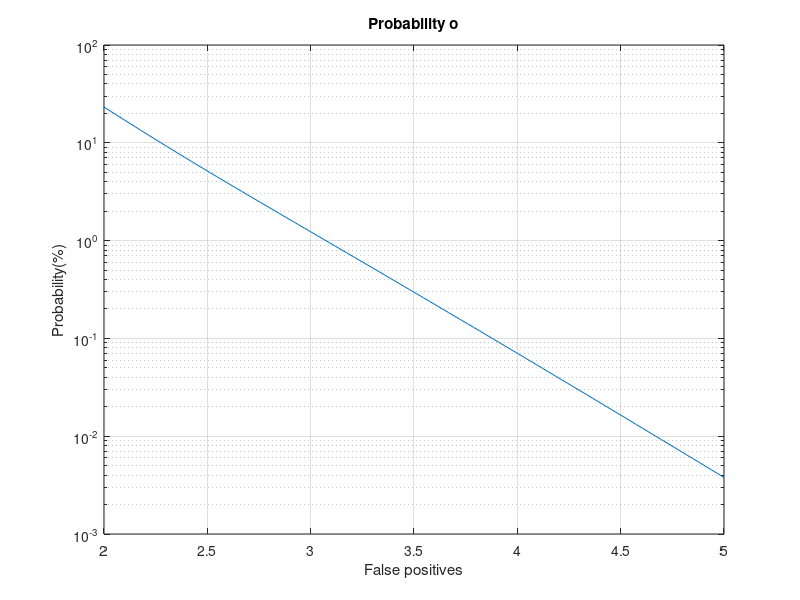
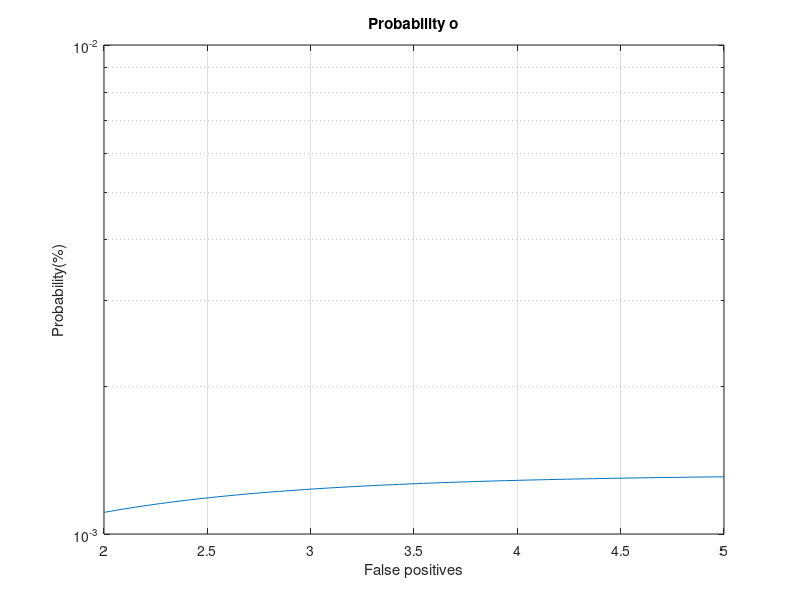

MATLAB code to generate these figures, in order:
% Exercise: Consider again the wireless link between two stations of the 
% previous Task 4. 
% Consider now that the two stations run an interference detection system 
% that works as follows: the stations exchange from time to time a set of n 
% consecutive control frames (each frame with a size of B = 64 Bytes) and 
% the stations decide that the link:
%   - is in the interference state when all n control frames are received 
%   with errors and
%   - is in the normal station if at least one of the n control frames is 
%   received without errors.

% Consider the following definitions:
%   - a false positive is when a station decides wrongly that the link is in 
%   interference state (i.e., it receives the n control frames with error and 
%   the link is in the normal state)
%   - a false negative is when a station decides wrongly that the link is in 
%   the normal state (i.e., at least one of the n control frames is received 
%   without errors and the link is in the interference state)

% 5.a. Draw a plot using a logarithmic scale for the Y-axis (use the MATLAB 
% function semilogy) with the probability of false positives for n = 2, 3, 
% 4 and 5. Analyze and justify the results.
% vetor x
n = linspace(2,5);

% Probabilidade de cada estado normal e em interferencia
P1=1/(1+(8/600)+((8/600)*(5/200))+((8/600)*(5/200)*(2/50))+((8/600)*(5/200)*(2/50)*(1/5)))
P2=(8/600)/(1+(8/600)+((8/600)*(5/200))+((8/600)*(5/200)*(2/50))+((8/600)*(5/200)*(2/50)*(1/5)))
P3=((8/600)*(5/200))/(1+(8/600)+((8/600)*(5/200))+((8/600)*(5/200)*(2/50))+((8/600)*(5/200)*(2/50)*(1/5)))
P4=((8/600)*(5/200)*(2/50))/(1+(8/600)+((8/600)*(5/200))+((8/600)*(5/200)*(2/50))+((8/600)*(5/200)*(2/50)*(1/5)))
P5=((8/600)*(5/200)*(2/50)*(1/5))/(1+(8/600)+((8/600)*(5/200))+((8/600)*(5/200)*(2/50))+((8/600)*(5/200)*(2/50)*(1/5)))

% probabilidade de cada estado ter erro
% probabilidade de um pacote chegar com erros para P1
p = 10^-6
ac1=(1*(p^0)*((1-p).^((64*8)-0)));
e1=(1-ac1)

% probabilidade de um pacote chegar com erros para P2
p = 10^-5;
ac2=(1*(p^0)*((1-p).^((64*8)-0)));
e2=(1-ac2)

% probabilidade de um pacote chegar com erros para P3
p = 10^-4;
ac3=(1*(p^0)*((1-p).^((64*8)-0)));
e3=(1-ac3)

% probabilidade de um pacote chegar com erros para P4
p = 10^-3;
ac4=(1*(p^0)*((1-p).^((64*8)-0)));
e4=(1-ac4)

% probabilidade de um pacote chegar com erros para P5
p = 10^-2;
ac5=(1*(p^0)*((1-p).^((64*8)-0)));
e5=(1-ac5)

% probability of false positives -> probabilidade para cada frame, todos
% terem erros
PE1 = e1.^n;
PE2 = e2.^n;
PE3 = e3.^n;
PE4= e4.^n;
PE5 = e5.^n;

AS = (P1*PE1)+(P2*PE2)+(P3*PE3)+(P4*PE4)+(P5*PE5);
y1 = (((P1*PE1)+(P2*PE2)+(P3*PE3))./AS)*100;
% construção gráfico
figure(1)
%vetores
semilogy(n,y1)
%titulo
title("Probability o")
% label x
xlabel("False positives")
% label y
ylabel("Probability(%)")
grid on

% 5.b. Draw a plot with the probability of false negatives for n = 2, 3, 4 
% and 5. Analyze and justify the results.
y2 = (((P4)*(1-PE4))+((P5)*(1-PE5))./(1-AS))*100;
% label y
% construção gráfico
figure(2)
%vetores
semilogy(n,y2)
%titulo
title("Probability o")
% label x
xlabel("False positives")
% label y
ylabel("Probability(%)")
grid on


% 5.c. Assume that the probabilities of false positives and false negatives
% are equally important in the accuracy of the interference detection system. 
% From the plots obtained in 5.a and 5.b, determine the best value of n to 
% be used by the system. Justify your answer.
